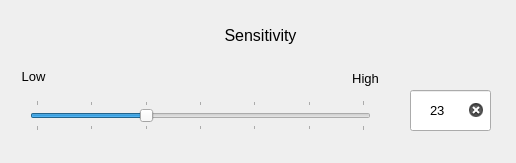
<?xml version="1.0" encoding="UTF-8"?>
<ui version="4.0">
 <class>Dialog</class>
 <widget class="QDialog" name="Dialog">
  <property name="geometry">
   <rect>
    <x>0</x>
    <y>0</y>
    <width>516</width>
    <height>163</height>
   </rect>
  </property>
  <property name="windowTitle">
   <string>Kinect Adjustments</string>
  </property>
  <widget class="QSlider" name="horizontalSlider">
   <property name="geometry">
    <rect>
     <x>30</x>
     <y>100</y>
     <width>341</width>
     <height>31</height>
    </rect>
   </property>
   <property name="minimum">
    <number>15</number>
   </property>
   <property name="maximum">
    <number>45</number>
   </property>
   <property name="value">
    <number>25</number>
   </property>
   <property name="sliderPosition">
    <number>25</number>
   </property>
   <property name="orientation">
    <enum>Qt::Horizontal</enum>
   </property>
   <property name="tickPosition">
    <enum>QSlider::TicksBothSides</enum>
   </property>
   <property name="tickInterval">
    <number>5</number>
   </property>
  </widget>
  <widget class="QLabel" name="label">
   <property name="geometry">
    <rect>
     <x>30</x>
     <y>20</y>
     <width>461</width>
     <height>31</height>
    </rect>
   </property>
   <property name="font">
    <font>
     <pointsize>12</pointsize>
     <weight>50</weight>
     <bold>false</bold>
    </font>
   </property>
   <property name="text">
    <string>Sensitivity</string>
   </property>
   <property name="alignment">
    <set>Qt::AlignCenter</set>
   </property>
  </widget>
  <widget class="QLabel" name="label_2">
   <property name="geometry">
    <rect>
     <x>10</x>
     <y>70</y>
     <width>47</width>
     <height>13</height>
    </rect>
   </property>
   <property name="font">
    <font>
     <pointsize>10</pointsize>
    </font>
   </property>
   <property name="text">
    <string>Low</string>
   </property>
   <property name="alignment">
    <set>Qt::AlignCenter</set>
   </property>
  </widget>
  <widget class="QLabel" name="label_4">
   <property name="geometry">
    <rect>
     <x>340</x>
     <y>70</y>
     <width>51</width>
     <height>16</height>
    </rect>
   </property>
   <property name="font">
    <font>
     <pointsize>10</pointsize>
    </font>
   </property>
   <property name="text">
    <string>High</string>
   </property>
   <property name="alignment">
    <set>Qt::AlignCenter</set>
   </property>
  </widget>
  <widget class="QLineEdit" name="lineEdit">
   <property name="geometry">
    <rect>
     <x>410</x>
     <y>90</y>
     <width>81</width>
     <height>41</height>
    </rect>
   </property>
   <property name="font">
    <font>
     <pointsize>10</pointsize>
    </font>
   </property>
   <property name="text">
    <string>23</string>
   </property>
   <property name="alignment">
    <set>Qt::AlignCenter</set>
   </property>
   <property name="clearButtonEnabled">
    <bool>true</bool>
   </property>
  </widget>
 </widget>
 <resources/>
 <connections/>
</ui>
